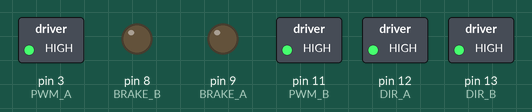
A sketch run on a simulated Arduino Uno, built with avr-gcc and run on an emulated ATmega328P. Shown: switched loads named in the sketch (green lamp = pin HIGH), output pins drawn as LEDs (lit = HIGH).

Above: at 2.7 s.
At 4.7 s:
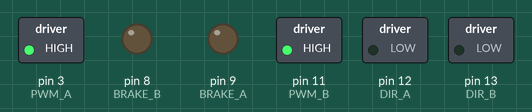
At 6.4 s:
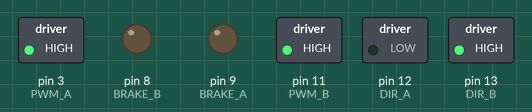
At 7.7 s:
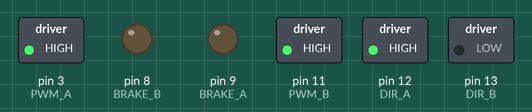
At 9.1 s:
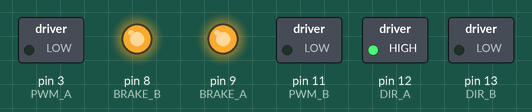
At 11.8 s:
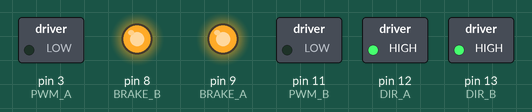
Timing chart, 0 to 12.5 s (numbered marks = the images above):
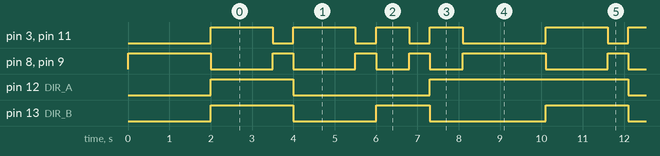

The sketch:

double_moteurs.ino
```cpp
// Robot 2 moteurs - Arduino Motor Shield Rev3
// Moteur GAUCHE = bornier A (A- / A+)
// Moteur DROIT  = bornier B (B- / B+)

// Pins du shield (fixes)
const int DIR_A = 12, PWM_A = 3,  BRAKE_A = 9;
const int DIR_B = 13, PWM_B = 11, BRAKE_B = 8;

const int VITESSE = 255;  // 0 à 255

void setup() {
  pinMode(DIR_A, OUTPUT);
  pinMode(BRAKE_A, OUTPUT);
  pinMode(DIR_B, OUTPUT);
  pinMode(BRAKE_B, OUTPUT);
  arreter();
  delay(2000);
}

void loop() {
  avancer();        delay(1500);
  arreter();        delay(500);
  reculer();        delay(1500);
  arreter();        delay(500);
  tournerGauche();  delay(800);
  arreter();        delay(500);
  tournerDroite();  delay(800);
  arreter();        delay(2000);
}

// Moteur gauche (A) : true = avant, false = arrière
void gauche(bool avant) {
  digitalWrite(BRAKE_A, LOW);
  digitalWrite(DIR_A, avant ? HIGH : LOW);
  analogWrite(PWM_A, VITESSE);
}

// Moteur droit (B) : true = avant, false = arrière
void droite(bool avant) {
  digitalWrite(BRAKE_B, LOW);
  digitalWrite(DIR_B, avant ? HIGH : LOW);
  analogWrite(PWM_B, VITESSE);
}

void avancer()       { gauche(true);  droite(true);  }
void reculer()       { gauche(false); droite(false); }
void tournerGauche() { gauche(false); droite(true);  }
void tournerDroite() { gauche(true);  droite(false); }

void arreter() {
  digitalWrite(BRAKE_A, HIGH);
  digitalWrite(BRAKE_B, HIGH);
  analogWrite(PWM_A, 0);
  analogWrite(PWM_B, 0);
}
```

Measured:
- by itself, pin 3 (PWM_A), pin 11 (PWM_B): repeats every 8.1 s: LOW 0.50 s, HIGH 1.5 s, 2 × (LOW 0.50 s, HIGH 0.80 s), LOW 2.0 s, HIGH 1.5 s
- by itself, pin 8 (BRAKE_B), pin 9 (BRAKE_A): repeats every 8.1 s: HIGH 0.50 s, LOW 1.5 s, 2 × (HIGH 0.50 s, LOW 0.80 s), HIGH 2.0 s, LOW 1.5 s
- by itself, pin 12 (DIR_A): repeats every 8.1 s: LOW 3.3 s, HIGH 4.8 s
- by itself, pin 13 (DIR_B): repeats every 8.1 s: LOW 2.0 s, HIGH 1.3 s, LOW 2.8 s, HIGH 2.0 s
